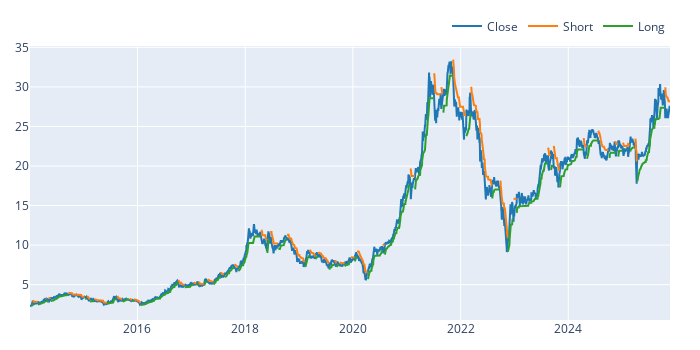

The code cell stored with this chart in its notebook:
### Code cell
date_range = slice('2014-01-01', '2025-11-21')
fig = close.loc[date_range, 'HPG'].rename('Close').vbt.plot()  
supers.loc[date_range].rename('Short').vbt.plot(fig=fig)
superl.loc[date_range].rename('Long').vbt.plot(fig=fig)

fig.show()

### Figure 1 — Plotly figure (JSON) as saved in the notebook; plotly's stock layout.template omitted (floating-point values rounded to 4 significant figures; data arrays with more than 128 entries replaced by an {"elided": "..."} marker saying what was removed)
{"data": [{"name": "Close", "showlegend": true, "type": "scatter", "x": {"elided": "2965 str values"}, "y": {"elided": "2965 float values"}}, {"name": "Short", "showlegend": true, "type": "scatter", "x": {"elided": "2965 str values"}, "y": {"elided": "2965 float values"}}, {"name": "Long", "showlegend": true, "type": "scatter", "x": {"elided": "2965 str values"}, "y": {"elided": "2965 float values"}}], "layout": {"height": 350, "legend": {"orientation": "h", "traceorder": "normal", "x": 1, "xanchor": "right", "y": 1.02, "yanchor": "bottom"}, "margin": {"b": 30, "l": 30, "r": 30, "t": 30}, "width": 700}}
